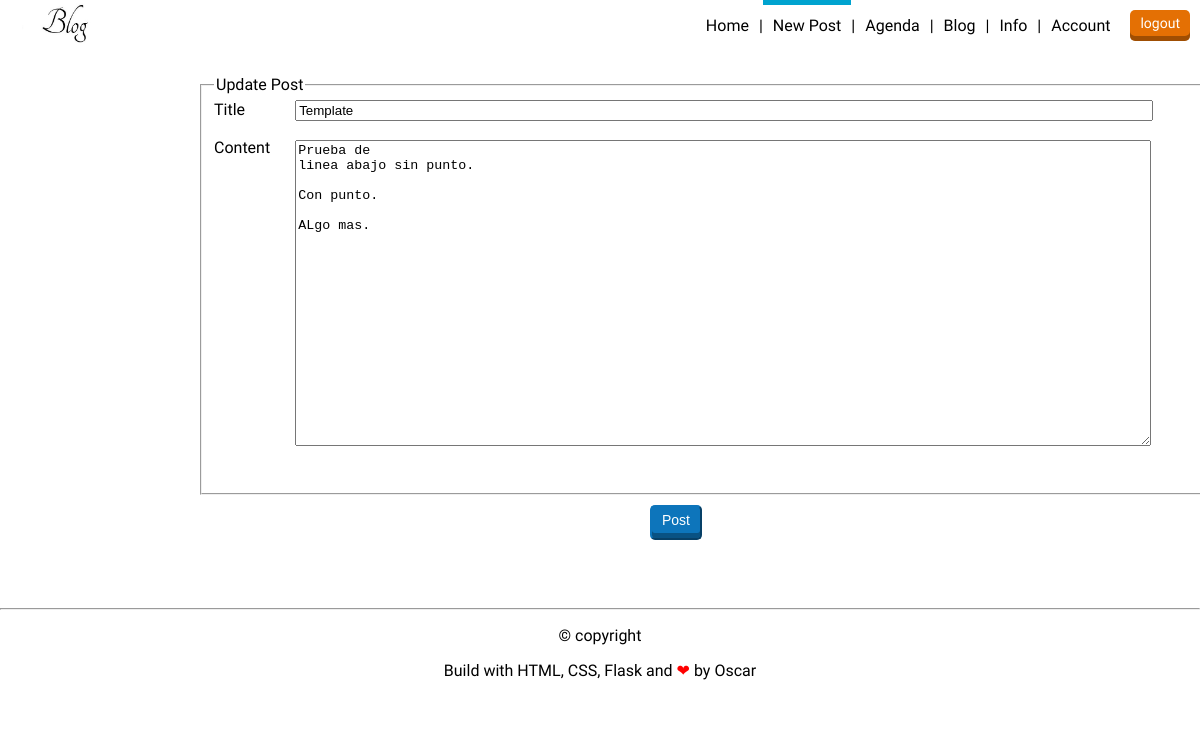
Page /post/9/update (signed in) on the committed database.
### flaskblog/models.py (models this page shows, shortened)
class Post(db.Model):
    id = db.Column(db.Integer, primary_key=True)
    title = db.Column(db.String(100), nullable=False)
    date_posted = db.Column(db.DateTime, nullable=False, default=datetime.utcnow)
    content = db.Column(db.Text, nullable=False)
    user_id = db.Column(db.Integer, db.ForeignKey('user.id'), nullable=False)

### flaskblog/routes.py (the view)
@app.route("/post/<int:post_id>/update", methods=['GET', 'POST'])
@login_required
def update_post(post_id):
    post = Post.query.get_or_404(post_id)
    if post.author != current_user:
        abort(403)
    form = PostForm()
    if form.validate_on_submit():
        post.title = form.title.data
        post.content = form.content.data
        db.session.commit()
        flash('Your post has been updated!', 'success')
        return redirect(url_for('post', post_id=post.id))
    elif request.method == 'GET':
        form.title.data = post.title
        form.content.data = post.content
    return render_template('create_post.html', title='Update Post',
                           form=form, legend='Update Post')

### flaskblog/forms.py
class PostForm(FlaskForm):
    title = StringField('Title', validators=[DataRequired()])
    content = TextAreaField('Content', validators=[DataRequired()])
    submit = SubmitField('Post')

### flaskblog/models.py (called while the page is built)
@login_manager.user_loader
def load_user(user_id):
    return User.query.get(int(user_id))

### flaskblog/templates/create_post.html (shortened to what this page needs)
{% extends "layout.html" %}
{% block content %}
<header>
    <a href="{{ url_for('home') }}">
        <img src="{{ url_for('static', filename='profile_pics/logo.jpg') }}" alt="logo" height="40">
    </a>
    <div class="header-right">
        {% if current_user.is_authenticated %}
        <nav>
            <ul>
                <li><a href="{{ url_for('home') }}" >Home</a></li>
                <li><a class="is-active" href="{{ url_for('new_post') }}">New Post</a></li>
                <li><a href="#">Agenda</a></li>
                <li><a href="{{ url_for('home') }}">Blog</a></li>
                <li><a href="#">Info</a></li>
                <li><a href="{{ url_for('account') }}">Account</a></li>
            </ul>
        </nav>
            <a href="{{ url_for('logout') }}" class="button red">logout</a>
        {% endif %}
    </div>
</header>
<div class="contenedor">
    <form method="POST" action="">
        <fieldset class="formulario">
            <legend class="border-bottom">{{ legend }}</legend>
            <div class="col3">
                {{ form.title.label(class="form-control-label") }}
                <br>
                {{ form.content.label(class="form-control-label") }}
            </div>
            <div class="col4">
                {{ form.title(class="form-control form-control-lg", style="width:850px;" ) }}
                <br>
                {{ form.content(class="form-control form-control-lg", rows="20", style="width:850px;") }}
            </div>
        </fieldset>
        <div class="Abutton">
            <input type="submit" value="Post" class="button blue">
        </div>
    </form>
</div>
{% endblock content %}

### flaskblog/static/estilo.css (style rules this page uses)
body { font-family: 'allerta', sans-serif; margin: 0; color: #515151; }
a { color: #515151; }
header { background: white; height: 50px; padding: 0 10px; display: flex; justify-content: space-between; align-items: center; }
.header-right { height: inherit; display: flex; align-items: center; }
.header-right .button { margin-left: 10px; }
.button { background: gray; box-shadow: inset 0 -5px 0 rgba(0, 0, 0, .3); font-size: 14px; padding: 5px 10px 10px 10px; border-radius: 5px; text-decoration: none; color: white; transition: .2s; }
.button.red { background: #e47004; border-color: #e47004; }
.button.blue { background: #0d75bb; border-color: #0d75bb; }
nav { height: inherit; margin: 0; }
nav ul { margin: 0; height: inherit; }
nav ul { display: flex; }
nav li { list-style: none; color: black; height: inherit; display: flex; align-items: center; }
nav li:after { content: "|"; display: inline-block; }
nav li:last-child:after { display: none; }
nav a { color: black; text-decoration: none; height: inherit; display: flex; padding: 0 10px; align-items: center; }
nav a.is-active { box-shadow: inset 0 5px 0 #00a3cf; }
.contenedor { display: flex; justify-content: space-between; margin: auto; position: relative; }
.formulario { display: flex; width: 1000px; height: 400px; color: black; margin: 25px 0 0 200px; }
.Abutton .button { margin: 10px 0 0 650px; }
.col3, .col4 { display: flex; flex-direction: column; }
.col3 { margin-right: 25px; }
.col4 { align-items: flex-start; }

### rows in the picture
Post: title "Template", content "Prueba de linea abajo sin punto. Con punto. ALgo mas."

### other values in the picture
{{ legend }} "Update Post"
